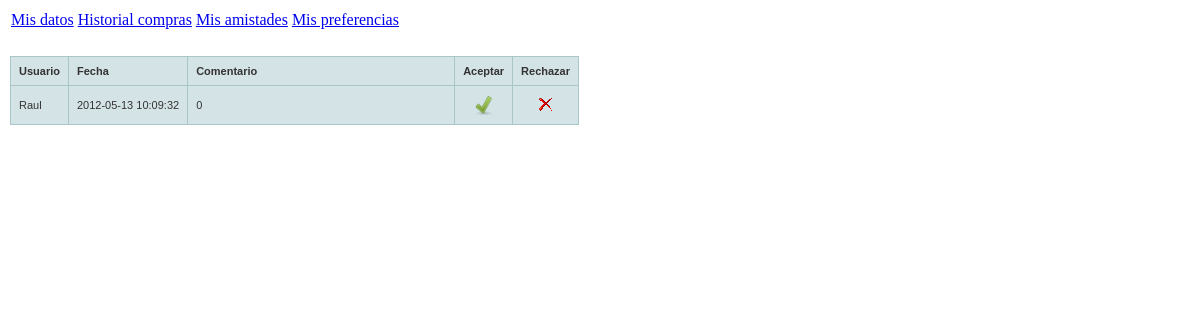
The app's page /Vista/perfil.php (signed in) with its own data.
### tables this page shows
CREATE TABLE IF NOT EXISTS `solicitud_amistat` (
  `id` int(11) NOT NULL AUTO_INCREMENT,
  `usuari_envia` int(11) NOT NULL,
  `usuari_rep` int(11) NOT NULL,
  `data_solicitut` datetime NOT NULL,
  `aceptada` tinyint(1) NOT NULL DEFAULT '0',
  PRIMARY KEY (`id`),
  KEY `usuari_envia` (`usuari_envia`,`usuari_rep`),
  KEY `usuari_rep` (`usuari_rep`)
);

CREATE TABLE IF NOT EXISTS `usuaris` (
  `id` int(11) NOT NULL AUTO_INCREMENT,
  `nom` varchar(50) NOT NULL,
  `cognom` varchar(100) NOT NULL,
  `dni` varchar(10) NOT NULL,
  `usuari` varchar(20) NOT NULL,
  `password` varchar(32) NOT NULL COMMENT 'MD5!!!',
  `admin` tinyint(1) NOT NULL DEFAULT '0',
  PRIMARY KEY (`id`)
);

### Logica/SolicitudAmistat.php (called while the page is built, shortened)
<?php
class SolicitudAmistat {
     public function getSolicitutByUser($id){
        $sql = "SELECT * FROM solicitud_amistat WHERE aceptada = 0 AND usuari_rep = ".$id;
        $result = mysql_query($sql);
        return $result;
    }
}
?>

### Logica/Usuaris.php (called while the page is built, shortened)
<?php
class Usuaris {
    public function getUsuariByID($id){
        $sql = "SELECT * FROM usuaris WHERE id = '".$id."'";
        $result = mysql_query($sql);
        return $result;
    }
}
?>

### Vista/perfil.php (the view, shortened to what this page needs)
<?php
require_once '../Logica/SolicitudAmistat.php';
require_once '../Logica/Usuaris.php';
  $solAmistad = new SolicitudAmistat();
  $usuario = new Usuaris();
?>
<!DOCTYPE html>
<html>
    <head>
    </head>
    <body>
        <?php
        echo "<div id='botonsPerfil'><B>
            <table border=0 id='tableBotones'>
                <tr>
                    <td> <a href='dades.php' class='iframes fancybox.iframe' id='misDatos'>Mis datos</a> </td>
                    <td> <a href='compres.php' class='iframes fancybox.iframe' id='misCompras'>Historial compras</a> </td>
                    <td> <a href='#' id='misAmistades'>Mis amistades</a> </td>
                    <td> <a href='preferencies.php' class='iframes fancybox.iframe' id='misPreferencias'>Mis preferencias</a> </td>
                </tr>
            </B>
            </table></div>";
        echo "<div id='contenedorPerfil'>";
        $result = $solAmistad->getSolicitutByUser($_SESSION[idUsuario]);
        if(mysql_num_rows($result) > 0 ){
            ?>
            <table border=0 class='hovertable'>
                <tr>
                    <td><b>Usuario</b></td>
                    <td><b>Fecha</b></td>
                    <td><b>Comentario</b></td>
                    <td><b>Aceptar</b></td>
                    <td><b>Rechazar</b></td>
                </tr>
            <?php
                for ($i = 0; $i < mysql_num_rows($result); $i++ ){
                echo    "<tr onmouseover=\"this.style.backgroundColor='#ffff66';\" onmouseout=\"this.style.backgroundColor='#d4e3e5';\">";
                $resultUsr = $usuario->getUsuariByID(mysql_result($result,$i,1));
                echo        "<td>".mysql_result($resultUsr,0,1)."</td>";
                echo        "<td>".mysql_result($result,$i,3)."</td>";
                echo        "<td style='width:250px'>".mysql_result($result,$i,4)."</td>";
                echo        "<td style='text-align:center'><a class='idAceptar' href='#' rel='".mysql_result($result,$i,0)."'><img src='img/aceptar.png' height=22px/></a></td>";
                echo        "<td style='text-align:center'><a class='idEliminar' href='#' rel='".mysql_result($result,$i,0)."' OnClick=\"return confirm('Segur que vols eliminar?');\"><img src='img/drop.png'/></a></td>";
                echo    "</tr>";
                }
                echo "</div></table>";
        }else{
            echo "<p style='margin-left:-200px'><b>No tienes nofiticaciones</b></p>";
        }
        ?>
    </body>
</html>

### Vista/perfil.php (style rules this page uses)
table.hovertable { font-family: verdana,arial,sans-serif; font-size:11px; color:#333333; border-width: 1px; border-color: #999999; border-collapse: collapse; margin-left: 2px; margin-top:2%; }
table.hovertable tr { background-color:#d4e3e5; }
table.hovertable td { border-width: 1px; padding: 8px; border-style: solid; border-color: #a9c6c9; }

### records on screen
solicitud_amistat: usuari_envia.nom "Raul", data_solicitut "2012-05-13 10:09:32", aceptada "0"
